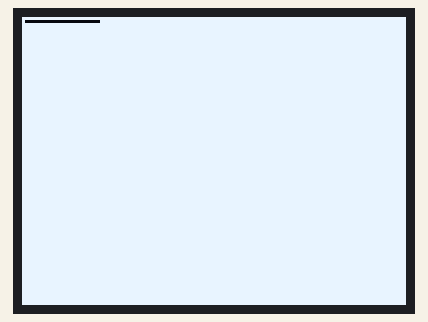
Bench run of a sketch on a simulated Arduino Uno, built with avr-gcc and run on an emulated ATmega328P. On the bench: 128×96 one-colour display.

Above: at 25.1 s.

The sketch:

test.ino
```cpp
#include "TVout.h"
TVout TV;
int d=1000;
void setup() {
  TV.begin(_NTSC);
  TV.clear_screen();
  TV.fill(1);
}
void loop() {
  delay(d);
  for (int x=1;x<100;x++){
    TV.set_pixel(x,1,2);
    delay(d);
  }
}
```
